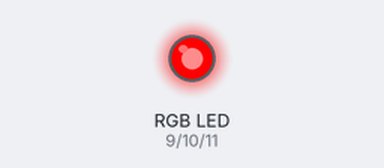
Simulated run of this sketch. Board: Arduino Uno, built with avr-gcc and run on an emulated ATmega328P. Shown: an RGB LED mixed from three pins (HIGH = lit).

Above: at 0.22 s.
At 14.9 s:
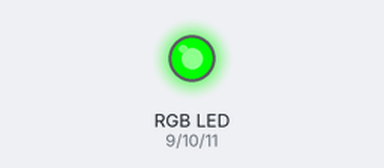
At 27.0 s:
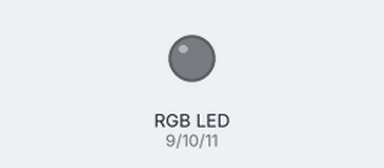
At 30.7 s:
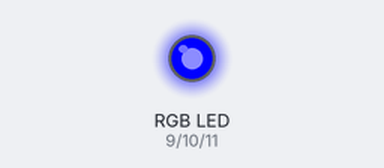
At 33.1 s:
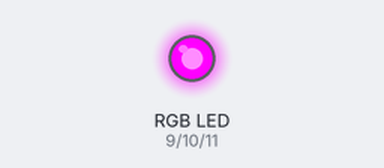
At 37.9 s:
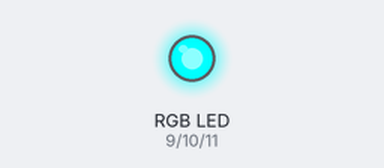
Timing chart, 0 to 40.0 s (numbered marks = the images above):
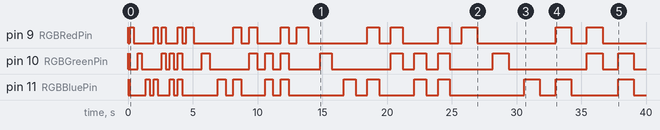

The sketch:

Lab_2_Level_3.ino
```cpp
int RGBRedPin = 9; //The red RGB LED is connected pin 9 of the Arduino.
int RGBGreenPin = 10; //The green RGB LED is connected pin 10 of the Arduino.
int RGBBluePin = 11; //The blue RGB LED is connected pin 11 of the Arduino.

void setup() { //The Setup function runs once.
pinMode(RGBRedPin, OUTPUT); //Setup red RGB LED pin as an output pin.
pinMode(RGBGreenPin, OUTPUT); //Setup green RGB LED pin as an output pin.
pinMode(RGBBluePin, OUTPUT); //Setup blue RGB LED pin as an output pin.
}

void loop() { //The loop function runs forever.

  for (int i = 10; i<5000; i = i + 300) {
//Display Red
digitalWrite(RGBRedPin, HIGH); //Turn on RED
delay(i); //Wait for 2 seconds
digitalWrite(RGBRedPin, LOW); //Turn off Red
delay(i);

//Display Green
digitalWrite(RGBGreenPin, HIGH); //Turn on RED
delay(i); //Wait for 2 seconds
digitalWrite(RGBGreenPin, LOW); //Turn off Red
delay(i);

//Display Blue
digitalWrite(RGBBluePin, HIGH); //Turn on RED
delay(i); //Wait for 2 seconds
digitalWrite(RGBBluePin, LOW); //Turn off Red
delay(i);

//Display Magenta (Red + Blue)
digitalWrite(RGBRedPin, HIGH); //Turn on RED
digitalWrite(RGBBluePin, HIGH); //Turn on RED
delay(i); //Wait for 2 seconds
digitalWrite(RGBRedPin, LOW); //Turn off Red
digitalWrite(RGBBluePin, LOW); //Turn on RED
delay(i);

//Display Yellow (Red + Green)
digitalWrite(RGBRedPin, HIGH); //Turn on RED
digitalWrite(RGBGreenPin, HIGH); //Turn on RED
delay(i); //Wait for 2 seconds
digitalWrite(RGBRedPin, LOW); //Turn off Red
digitalWrite(RGBGreenPin, LOW); //Turn of RED
delay(i);

//Display Cyan (Blue + Green)
digitalWrite(RGBBluePin, HIGH); //Turn on BLUE
digitalWrite(RGBGreenPin, HIGH); //Turn on GREEN
delay(i); //Wait for 2 seconds
digitalWrite(RGBBluePin, LOW); //Turn of BLUE
digitalWrite(RGBGreenPin, LOW); //Turn off GREEN
delay(i);

//Display White (Red + Blue + Green)
digitalWrite(RGBRedPin, HIGH); //Turn on RED
digitalWrite(RGBBluePin, HIGH); //Turn on BLUE
digitalWrite(RGBGreenPin, HIGH); //Turn on GREEN
delay(i); //Wait for 2 seconds
digitalWrite(RGBRedPin, LOW); //Turn off RED
digitalWrite(RGBBluePin, LOW); //Turn off BLUE
digitalWrite(RGBGreenPin, LOW); //Turn off GREEN
delay(i);


  }
}
```
